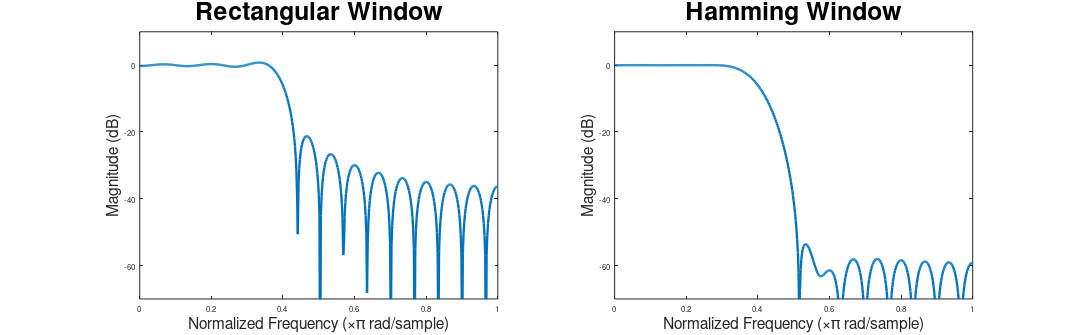

Write the MATLAB code that produced this figure.
handle = figure;
set(handle, 'Position', [0 0 1920 600])

b = 0.4*sinc(0.4*(-15:15));
bwin = b.*hamming(31)';
[h,w] = freqz(b,1);
[hwin,wwin] = freqz(bwin,1);
x = w / pi;
y = 20*log10(abs(h));
ywin = 20*log10(abs(hwin));

ax1 = subplot(1,2,1); % top subplot
graph1 = plot(x,y);
set(graph1,'LineWidth',3);
axis([0 1 -70 10]);
title('Rectangular Window', 'FontSize', 32);
xlabel('Normalized Frequency (\times\pi rad/sample)', 'FontSize', 20)
ylabel('Magnitude (dB)', 'FontSize', 20)

ax2 = subplot(1,2,2); % bottom subplot
graph2 = plot(x,ywin);
set(graph2,'LineWidth',3);
axis([0 1 -70 10]);
title('Hamming Window', 'FontSize', 32);
xlabel('Normalized Frequency (\times\pi rad/sample)', 'FontSize', 20)
ylabel('Magnitude (dB)', 'FontSize', 20)

set(handle,'Units','points');
pos = get(handle,'Position');
set(handle,'PaperPositionMode','Auto','PaperUnits','points','PaperSize',[pos(3), pos(4)])
print(handle,'../filterRiples','-dpdf','-r0')